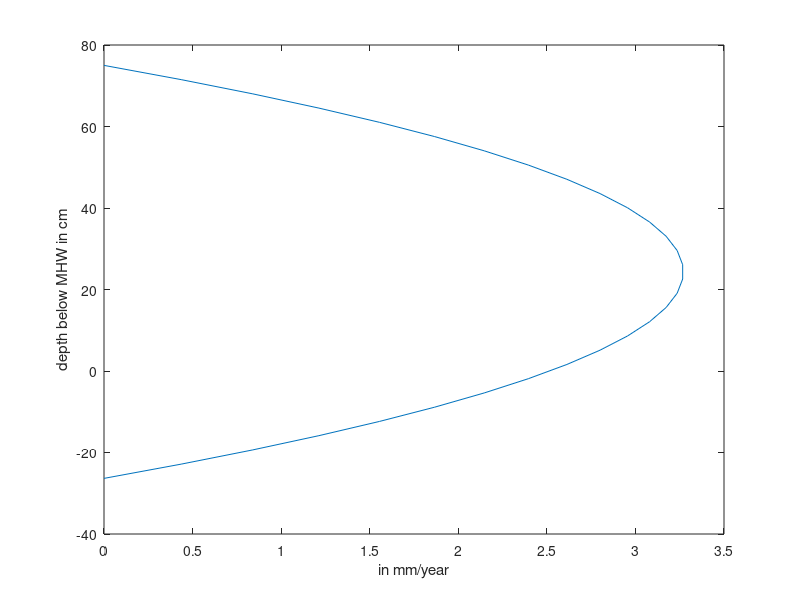
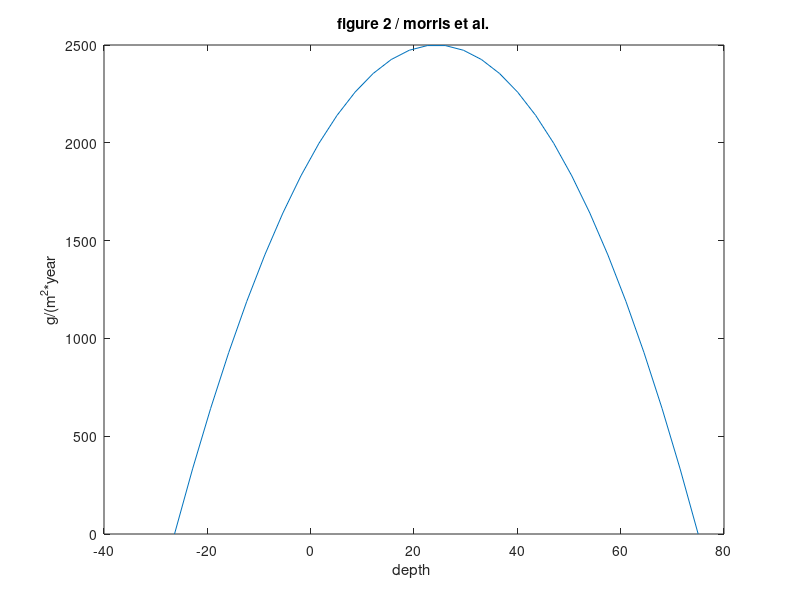

Source code (MATLAB) for these figures, in order:
clear all ; close all ; clc; 
% Code to find the parabolic variation of organic biomass with changing
% changing marsh depth similar to figure 2 of morris et al. 
%RESPONSES OF COASTAL WETLANDS TO RISING SEA LEVEL
% Morris, J. T., P. V. Sundareshwar, C. T. Nietch, B. Kjerfve, and    !
%!  D. R. Cahoon.: Responses of coastal wetlands to rising sea level,   !
%!  Ecology, 83(10), 2869�2877, 2002. 
clear all ; close all ; clc ; 
% iterate through time

% TSK Added
%Depth=0.5 ; 
MHW=0.75; 
mtr=0.5; 

%2*MHW=MTR rougly
Dmax=-0.737*2*MHW+0.092+MHW; 

Dmin=MHW; 
Depth=(Dmax+Dmin)*0.5; 
Dm=linspace(Dmax,Dmin,30); 

%Dmin=MHW ;    % #NOTE THIS IS MHW

%AA=.25*(-Dmin-Dmax)*(Dmax-3*Dmin)  % #scales parabola from 0 to 1 in next line

AA=0.25*(Dmin-Dmax)*(Dmax-Dmin); 

sec2day=1.0/86400; 
dt=2080; 
por=.3; % #rough estimate of 1-porosity 
chiref=0.158; %# recalcitrant carbon
po=300; % *(1-por)*density ;% 

for iic=1:length(Dm)
  %disp('dt in days')
 % dt_indays(iic)=iic*dt*sec2day ;
  %Depth=0.5; % Dm(d)
  Depth=Dm(iic); 
  BMax=2.500; %# kg/m2
  Bpeak=BMax*(Depth-Dmax)*(Depth-Dmin)/AA  ;% #peak biomass as a function of depth
  
  Bpeak(Bpeak<=1e-9)=0  ;
  Bfrac=(Bpeak/BMax);  % #quick fraction for plotting
  
  nuGp=.0138 ; % #below ground  fraction
% % 
  %if(dt_indays(iic)<180)
  
  % in kg/(sq.m-year) 
   AMC=180*Bpeak*nuGp ; % Integrated amount of below ground biomass 
   % in a growing year converted kg/(sq-m year) 
  
  Rref(iic)=AMC*chiref  ;%#what material remains 
  
  % Rref is units of kg/(sq.m-year) po is units of kg/m^3 
 
 % this makes sense should be a max of 3mm / year corresponding to peak
%  % biomass. 
  marsh_vert_rate_inyear(iic)=(Rref(iic)/po);%  #vertical accretion rate in m/year
  marsh_vert_rate_insec(iic)=(Rref(iic)/po)/(365*86400) ;% in m/s
 %  vertical accretion rate in m/year. 
%   marsh_vert_rate_inyear(iic)=(Rref(iic)/po)*365*86400
 
  Bpeak_save(iic)=Bpeak; 
 %marsh_vert_rate_inyear(iic)=marsh_vert_rate_insec(iic)*(365*86400) ; % vertical accretion in mm.s
 %plot(Depth,Bpeak,'r*')
%hold on
end 

figure(1)
 plot( marsh_vert_rate_inyear*1000,Dm*100)
 xlabel('in mm/year')
 ylabel('depth below MHW in cm')
 
 
 
 figure(2)
 plot(Dm*100, Bpeak_save*1000)
 ylabel('g/(m^2*year')
 xlabel('depth ')
 title('figure 2 / morris et al.')
 
% %
% figure(1)
% plot(dt_indays, O) 
% xlabel('in days')
% ylabel('in mm') 

% 
% figure(2)
% plot(
% figure(2)
% plot(O*30*10^6,Dm)
% 
% ylabel('number of days')
% xlabel('vertical growth rate (m/s)')
% 
